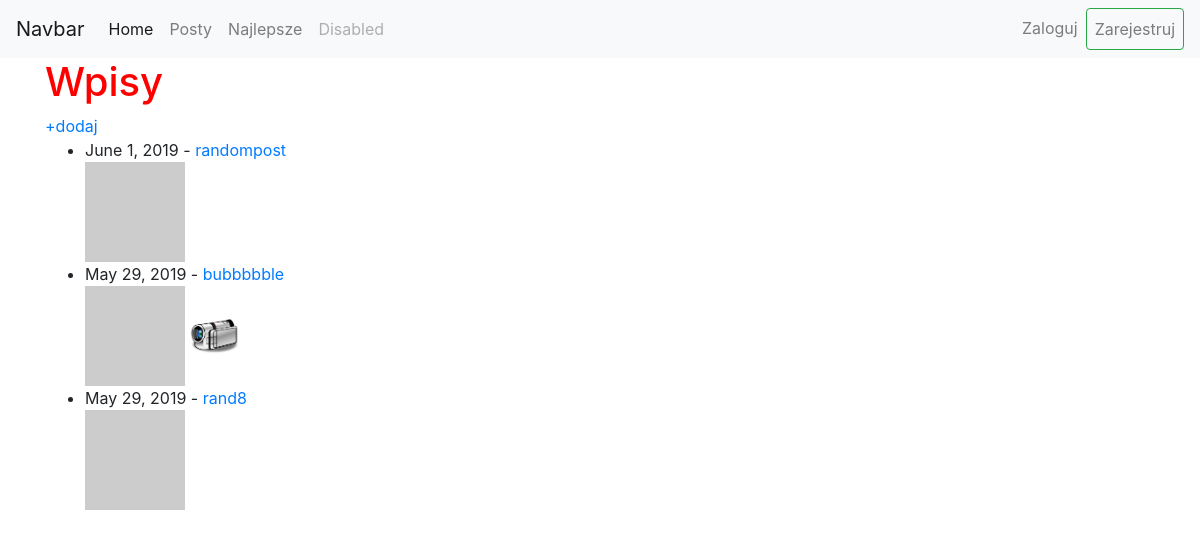
/posts/, run on the app's committed database.
### wykop/posts/models.py (models this page shows, shortened)
class Post(models.Model):
    title = models.CharField(default='', max_length=150)
    text = models.TextField(default='')
    created = models.DateTimeField(auto_now_add=True)
    author = models.ForeignKey(User, deletion.PROTECT)
    image = models.ImageField(upload_to='post_images/', blank=True)
    video = EmbedVideoField(null=True,blank=True)

### wykop/posts/views.py (the view)
# urls.py: path('', PostList.as_view(), name='list'),
class PostList(ListView):
    template_name = 'posts/list.html'
    model = Post
    paginate_by = 3
    ordering='-created'
    extra_context = {
        'title': 'Wpisy',
    }

### wykop/posts/templates/posts/list.html (shortened to what this page needs)
{% extends "base.html" %}
    {% load bootstrap_pagination %}
{% block header %}{{ block.super }} <a href="{% url 'posts:create' %}">+dodaj</a>{% endblock %}
{% block content %}
    <ul>
    {% for post in object_list %}
        <li>{{ post.created|date }} - <a href="{% url 'posts:detail' pk=post.pk %}">{{ post.title }}</a>
        <br>
        {% if post.image %}
            <img src="{{post.image.url}}" class="listphoto">
        {% else %}
            <img src="https://picsum.photos/200" class="listphoto2">
        {% endif %}
        {% if post.video %}
        <img class="ifVideo">
        {% endif %}
        </li>
    {% empty %}
        <li>Brak wpisów.</li>
    {% endfor %}
    </ul>
{% endblock %}

### wykop/posts/templates/base.html (shortened to what this page needs)
{% load static %}
<html>
<head>
  <link rel="stylesheet" type="text/css" href="{% static 'main.css' %}">
  <link rel="stylesheet" href="https://stackpath.bootstrapcdn.com/bootstrap/4.3.1/css/bootstrap.min.css">
</head>
<body>
  <nav class="navbar navbar-expand-lg navbar-light bg-light">
    <a class="navbar-brand" href="#">Navbar</a>
    <div class="collapse navbar-collapse" id="navbarSupportedContent">
      <ul class="navbar-nav mr-auto">
        <li class="nav-item active">
          <a class="nav-link" href="#">Home <span class="sr-only">(current)</span></a>
        </li>
        <li class="nav-item">
          <a class="nav-link" href="{% url 'posts:list' %}">Posty</a>
        </li>
        <li class="nav-item">
          <a class="nav-link" href="{% url 'posts:top-list' %}">Najlepsze</a>
        </li>
        <li class="nav-item">
          <a class="nav-link disabled" href="#" tabindex="-1" aria-disabled="true">Disabled</a>
        </li>
      </ul>
      <ul class="navbar-nav">
        {% if request.user.is_authenticated %}
        <li class="nav-item dropdown">
          <a class="nav-link dropdown-toggle" href="#" id="navbarDropdown" role="button" data-toggle="dropdown" aria-haspopup="true" aria-expanded="false">
            Witaj, {{ request.user }}
          </a>
          <div class="dropdown-menu dropdown-menu-right" aria-labelledby="navbarDropdown">
            <a class="dropdown-item" href="{% url 'accounts:logout' %}">Wyloguj</a>
          </div>
        </li>
        {% else %}
        <li class="nav-item">
          <a class="nav-link" href="{% url 'accounts:login' %}">Zaloguj</a>
        </li>
        <li class="nav-item">
          <a class="nav-link btn btn-outline-success" href="{% url 'accounts:register' %}">Zarejestruj</a>
        </li>
        {% endif %}
      </ul>
    </div>
  </nav>
  <div class="container">
    <div class="row">
      <div class="col">
        {% block header %}<h1>{{ title }}</h1>{% endblock %}
        {% block content %}{% endblock %}
      </div>
    </div>
  </div>
</body>
</html>

### assets/main.css (style rules this page uses)
h1 { color: red; }
.listphoto2 { max-width: 100px; max-height: 100px; }
.ifVideo { max-width: 50px; max-height: 50px; }

### data on the page
Post: created "June 1, 2019", title "randompost"
Post: created "May 29, 2019", title "bubbbbble"
Post: created "May 29, 2019", title "rand8"

### other printed values
{{ title }} "Wpisy"
